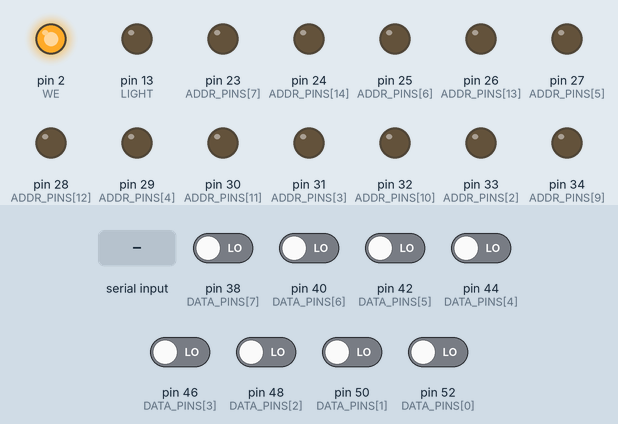
Simulated run of this sketch. Board: Arduino Mega 2560, built with avr-gcc and run on an emulated ATmega2560. Parts: output pins drawn as LEDs (lit = HIGH). Inputs (shaded band) come from the test bench; at power-on: pin 38 (DATA_PINS[7]), pin 40 (DATA_PINS[6]), pin 42 (DATA_PINS[5]), pin 44 (DATA_PINS[4]), pin 46 (DATA_PINS[3]), pin 48 (DATA_PINS[2]), pin 50 (DATA_PINS[1]), pin 52 (DATA_PINS[0]) LOW. Pins used as bus, display or sensor lines are not drawn; what the sketch prints to the serial monitor is not drawn.

Above: at 0.9 s.
1.0 s: "90,45\n" received over Serial
At 1.7 s:
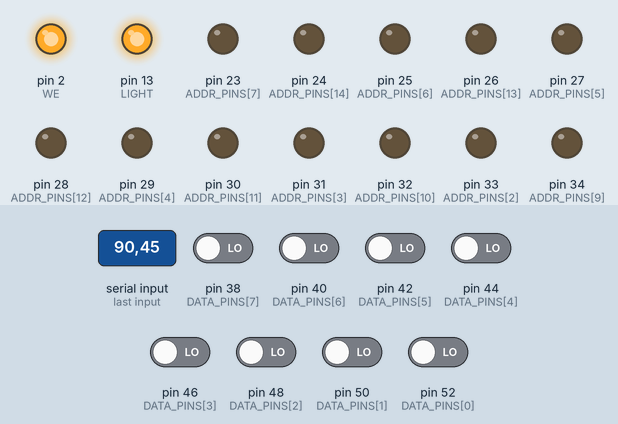
Timing chart, 0 to 4.0 s (numbered marks = the images above; inputs shaded):
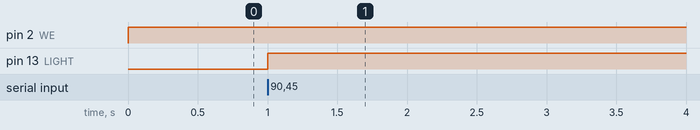

The sketch:

EEPROM_Prog_32k.ino
```cpp
/* EEPROM INFO
WIRING: A15 - A0 | D7 - D0 | ~WE | ~OE
Read Sequence:
 - Set Address
 - Set OE false (enable output)
 - Wait 1 Microsecond
 - Read Data Lines

Write Sequence:
 - Set Address
 - Set OE true (disable output)
 - Set Data lines
 - Set WE false (enable writing)
 - Wait 1 Microsecond
 - Set WE true (disable writing)
 - Loop until read matches data
 - Verify once eeprom has been fully written
*/

#define ADDR_SIZE 15
#define DATA_SIZE 8
#define MAX_ADDR 0x8000
#define WE 2
#define OE 3
#define LIGHT 13

//A0 through A15
int ADDR_PINS [ADDR_SIZE] = {37, 35, 33, 31, 29, 27, 25, 23,
                             36, 34, 32, 30, 28, 26, 24}; //22 is not used for 15 bit addr

//D0 through D15
int DATA_PINS [DATA_SIZE] = {52, 50, 48, 46, 44, 42, 40, 38};


void set_address(unsigned int address) {
  for (int i = 0; i < ADDR_SIZE; i++) {
    digitalWrite(ADDR_PINS[i], address & 1);
    address = address >> 1; //Shift addr right 1 to read each digit
  }
}

byte read_address(unsigned int address) {
  set_address(address);
  digitalWrite(OE, LOW); //enable output

  for (int i = 0; i < DATA_SIZE; i++) {
    pinMode(DATA_PINS[i], INPUT);
  }

  delayMicroseconds(1);

  byte data = 0;
  for (int i = DATA_SIZE - 1; i >= 0; i--) {
    data = (data << 1) + digitalRead(DATA_PINS[i]); //Read in each bit from the EEPROM
  }
  return data;
}

void write_address(unsigned int address, byte data) {
  if (read_address(address) == data) {
    return; //improves prog speed
  }
  digitalWrite(OE, HIGH); //disable output (no need to set addr again...)

  for (int i = 0; i < DATA_SIZE; i++) {
    pinMode(DATA_PINS[i], OUTPUT);
  }

  byte orig_data = data;

  for (int i = 0; i < DATA_SIZE; i++) {
    digitalWrite(DATA_PINS[i], data & 1);
    data = data >> 1; //Shift data right 1 to read each digit
  }

  digitalWrite(WE, LOW); //enable writing
  delayMicroseconds(1);
  digitalWrite(WE, HIGH); //disable writing
  digitalWrite(LIGHT, HIGH);
  delay(1);

  while (read_address(address) != orig_data) {
    delay(1);
  }
  digitalWrite(LIGHT, LOW);
}

byte read_byte_from_serial() {
  String s_buf = "";
  while (true) {
    if (Serial.available()) {
      char c = Serial.read();
      if (c == '\n') {
        break;
      }
      else {
        s_buf += c;
      }
    }
  }
  return s_buf.toInt();
}


void setup() {
  Serial.begin(115200);
  Serial.println("Serial connected.");


  for (int i = 0; i < ADDR_SIZE; i++) {
    pinMode(ADDR_PINS[i], OUTPUT);
  }
  pinMode(WE, OUTPUT);
  pinMode(OE, OUTPUT);
  pinMode(LIGHT, OUTPUT);
  digitalWrite(WE, HIGH); //disable writing
  digitalWrite(LIGHT, LOW);

  Serial.println("IO Configured.");

  Serial.println("Ready for writing data...");
  for (unsigned int addr = 0; addr < MAX_ADDR; addr++) {
    write_address(addr, read_byte_from_serial());
    Serial.println("OK");
  }

  Serial.println("Write Completed!");

  for (unsigned int addr = 0; addr < MAX_ADDR; addr++) {
    byte r = read_byte_from_serial();
    byte e = read_address(addr);
    if (e != r) {
      char o_buf [256];
      sprintf(o_buf, "VERIFICATION ERROR on addr %04x: EEPROM: %02x, FILE: %02x", addr, e, r);
      Serial.println(o_buf);
      break;
    }
    else {
      Serial.println("OK");
    }
  }

  Serial.println("Verification Completed!");
}

void loop() {
  // put your main code here, to run repeatedly:

}
```

Measured:
- after the input at 1.0 s, pin 13 (LIGHT): LOW → HIGH at once
